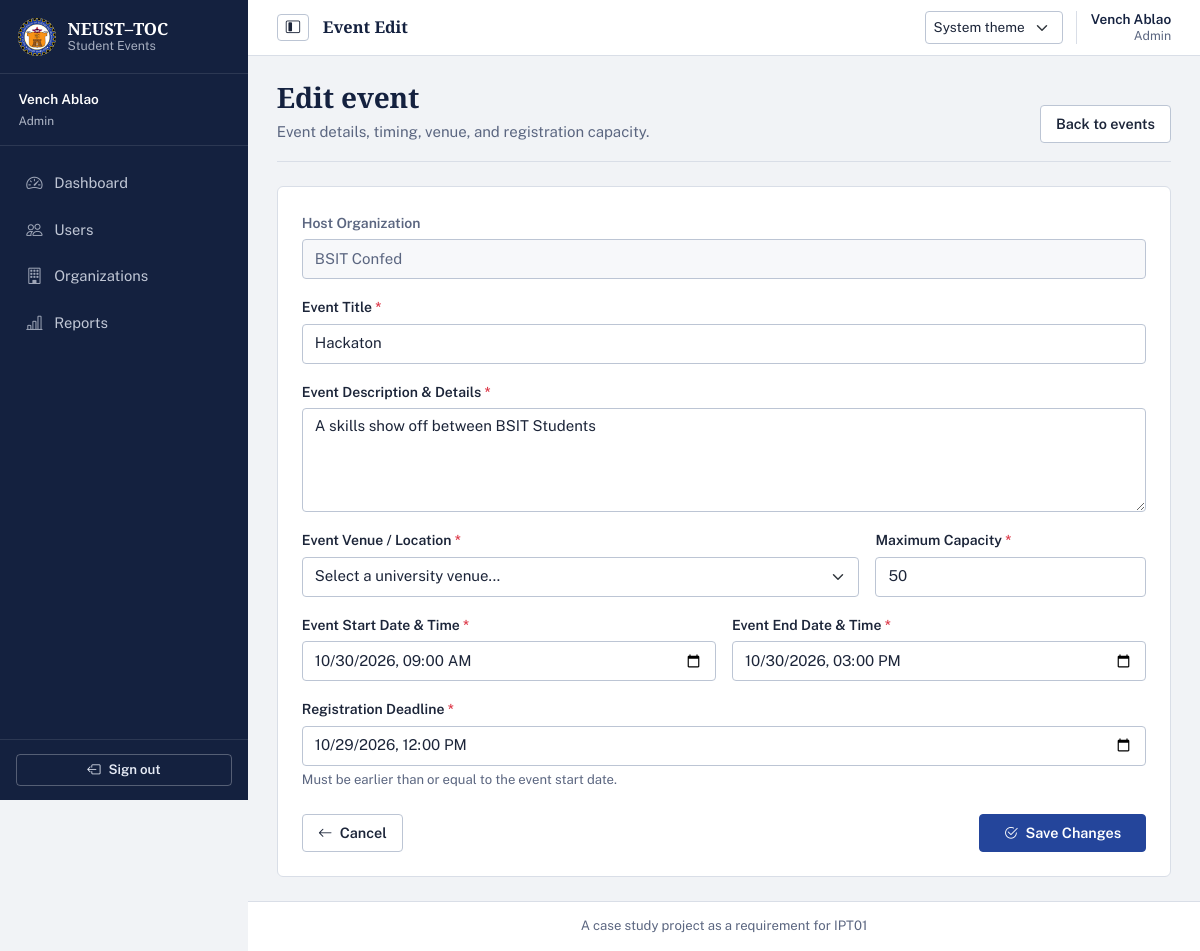
Page /officer/events/1/edit (signed in) on the committed database.
### tables this page shows
CREATE TABLE users (
    user_id INTEGER PRIMARY KEY AUTOINCREMENT,
    student_no TEXT UNIQUE,
    full_name TEXT NOT NULL,
    email TEXT NOT NULL UNIQUE,
    password_hash TEXT NOT NULL,
    role TEXT NOT NULL CHECK(role IN ('admin', 'officer', 'student')),
    is_active INTEGER NOT NULL DEFAULT 1 CHECK(is_active IN (0, 1)),
    created_at TEXT NOT NULL DEFAULT (strftime('%Y-%m-%d %H:%M:%S', 'now', 'localtime'))
);

CREATE TABLE organizations (
    organization_id INTEGER PRIMARY KEY AUTOINCREMENT,
    name TEXT NOT NULL UNIQUE,
    description TEXT,
    contact_email TEXT,
    is_active INTEGER NOT NULL DEFAULT 1 CHECK(is_active IN (0, 1)),
    created_at TEXT NOT NULL DEFAULT (strftime('%Y-%m-%d %H:%M:%S', 'now', 'localtime'))
);

CREATE TABLE events (
    event_id INTEGER PRIMARY KEY AUTOINCREMENT,
    organization_id INTEGER NOT NULL,
    created_by INTEGER NOT NULL,
    title TEXT NOT NULL,
    description TEXT NOT NULL,
    venue TEXT NOT NULL,
    start_at TEXT NOT NULL,
    end_at TEXT,
    registration_deadline TEXT NOT NULL,
    capacity INTEGER NOT NULL CHECK(capacity > 0),
    status TEXT NOT NULL DEFAULT 'draft' CHECK(status IN ('draft', 'published', 'cancelled', 'completed')),
    created_at TEXT NOT NULL DEFAULT (strftime('%Y-%m-%d %H:%M:%S', 'now', 'localtime')),
    updated_at TEXT,
    FOREIGN KEY (organization_id) REFERENCES organizations(organization_id) ON DELETE RESTRICT,
    FOREIGN KEY (created_by) REFERENCES users(user_id) ON DELETE RESTRICT
);

### officer_routes.py (the view, shortened to what this page needs)
@officer_bp.route('/events/<int:event_id>/edit', methods=['GET', 'POST'])
@officer_required
def event_edit(event_id):
    db = get_db()
    event = check_event_authorization(db, event_id, session['user_id'])
    if event['status'] not in ('draft', 'published'):
        flash('Only draft or published events can be edited.', 'warning')
        return redirect(url_for('officer.events'))
    orgs = event_service.get_officer_organizations(db, session['user_id'])
    if session.get('role') == 'admin':
        orgs, _ = auth_service.get_all_organizations(db, per_page=100)
    return render_template(
        'officer/event_form.html',
        action='edit',
        event=event,
        organizations=orgs,
        venues=event_service.EVENT_VENUES,
        title=event['title'],
        description=event['description'],
        venue=event['venue'],
        start_at=event_service.format_datetime_for_input(event['start_at']),
        end_at=event_service.format_datetime_for_input(event['end_at']),
        registration_deadline=event_service.format_datetime_for_input(event['registration_deadline']),
        capacity=event['capacity']
    )

### db.py (called while the page is built)
def get_db():
    if 'db' not in g:
        db_path = current_app.config.get('DATABASE', Config.DATABASE)
        g.db = sqlite3.connect(db_path)
        g.db.row_factory = sqlite3.Row
        g.db.execute('PRAGMA foreign_keys = ON')
    return g.db

### officer_routes.py (called while the page is built)
def officer_required(f):
    @wraps(f)
    def decorated_function(*args, **kwargs):
        if 'user_id' not in session:
            flash('Please log in to access this page.', 'warning')
            return redirect(url_for('auth.login'))
        if session.get('role') not in ('officer', 'admin'):
            abort(403)
        db = get_db()
        user = auth_service.get_user_by_id(db, session['user_id'])
        if not user or not user['is_active']:
            session.clear()
            flash('Your account has been deactivated.', 'danger')
            return redirect(url_for('auth.login'))
        return f(*args, **kwargs)
    return decorated_function

def check_event_authorization(db, event_id, user_id):
    event = event_service.get_event_by_id(db, event_id)
    if not event:
        abort(404)
    if session.get('role') == 'admin':
        return event
    if not auth_service.is_officer_of_organization(db, user_id, event['organization_id']):
        abort(403)
    return event

### services/auth_service.py (called while the page is built)
def get_user_by_id(db, user_id):
    return db.execute('SELECT * FROM users WHERE user_id = ?', (user_id,)).fetchone()

### services/event_service.py (called while the page is built)
def get_event_by_id(db, event_id):
    return db.execute(
        '''SELECT e.*, o.name as organization_name
           FROM events e
           JOIN organizations o ON e.organization_id = o.organization_id
           WHERE e.event_id = ?''',
        (event_id,)
    ).fetchone()

def get_officer_organizations(db, user_id):
    return db.execute(
        '''SELECT o.* FROM organizations o
           JOIN organization_members om ON o.organization_id = om.organization_id
           WHERE om.user_id = ? AND om.member_role IN ('officer', 'president')
           AND o.is_active = 1
           ORDER BY o.name''',
        (user_id,)
    ).fetchall()

def format_datetime_for_input(dt_str):
    if not dt_str:
        return ''
    for fmt in ('%Y-%m-%d %H:%M:%S', '%Y-%m-%dT%H:%M:%S', '%Y-%m-%dT%H:%M', '%Y-%m-%d %H:%M'):
        try:
            dt = datetime.strptime(dt_str, fmt)
            return dt.strftime('%Y-%m-%dT%H:%M')
        except ValueError:
            continue
    return dt_str

### templates/officer/event_form.html (shortened to what this page needs)
{% extends "base.html" %}
{% block content %}
<div class="form-shell">
    <header class="page-heading">
        <div>
            <h1>{{ 'Create event' if action == 'new' else 'Edit event' }}</h1>
            <p>Event details, timing, venue, and registration capacity.</p>
        </div>
        <a href="{{ url_for('officer.events') }}" class="btn btn-outline-secondary">Back to events</a>
    </header>
        <div class="card shadow-sm">
            <div class="card-body p-4">
                <form method="POST">
                    {% if action == 'new' %}
                    <div class="mb-3">
                        <label for="organization_id" class="form-label">Host Organization <span class="text-danger">*</span></label>
                        <select class="form-select" id="organization_id" name="organization_id" required>
                            <option value="">Select an organization...</option>
                            {% for org in organizations %}
                            <option value="{{ org.organization_id }}" {% if organization_id|string == org.organization_id|string %}selected{% endif %}>
                                {{ org.name }}
                            </option>
                            {% endfor %}
                        </select>
                    </div>
                    {% else %}
                    <div class="mb-3">
                        <label class="form-label text-muted">Host Organization</label>
                        <input type="text" class="form-control bg-light" value="{{ event.organization_name }}" readonly>
                    </div>
                    {% endif %}
                    <div class="mb-3">
                        <label for="title" class="form-label">Event Title <span class="text-danger">*</span></label>
                        <input type="text" class="form-control" id="title" name="title"
                               value="{{ title if title is defined else (event.title if event else '') }}" required>
                    </div>
                    <div class="mb-3">
                        <label for="description" class="form-label">Event Description &amp; Details <span class="text-danger">*</span></label>
                        <textarea class="form-control" id="description" name="description" rows="4" required>{{ description if description is defined else (event.description if event else '') }}</textarea>
                    </div>
                    <div class="row g-3 mb-3">
                        <div class="col-md-8">
                            <label for="venue" class="form-label">Event Venue / Location <span class="text-danger">*</span></label>
                            <select class="form-select" id="venue" name="venue" required>
                                <option value="">Select a university venue...</option>
                            </select>
                        </div>
                        <div class="col-md-4">
                            <label for="capacity" class="form-label">Maximum Capacity <span class="text-danger">*</span></label>
                            <input type="number" class="form-control" id="capacity" name="capacity" min="1"
                                   value="{{ capacity if capacity is defined else (event.capacity if event else '') }}" required>
                        </div>
                    </div>
                    <div class="row g-3 mb-3">
                        <div class="col-md-6">
                            <label for="start_at" class="form-label">Event Start Date &amp; Time <span class="text-danger">*</span></label>
                            <input type="datetime-local" class="form-control" id="start_at" name="start_at"
                                   value="{{ start_at if start_at is defined else '' }}" required>
                        </div>
                        <div class="col-md-6">
                            <label for="end_at" class="form-label">Event End Date &amp; Time <span class="text-danger">*</span></label>
                            <input type="datetime-local" class="form-control" id="end_at" name="end_at"
                                   value="{{ end_at if end_at is defined else '' }}" required>
                        </div>
                    </div>
                    <div class="mb-4">
                        <label for="registration_deadline" class="form-label">Registration Deadline <span class="text-danger">*</span></label>
                        <input type="datetime-local" class="form-control" id="registration_deadline" name="registration_deadline"
                               value="{{ registration_deadline if registration_deadline is defined else '' }}" required>
                        <div class="form-text">Must be earlier than or equal to the event start date.</div>
                    </div>
                    <div class="d-flex justify-content-between align-items-center">
                        <a href="{{ url_for('officer.events') }}" class="btn btn-outline-secondary">
                            <i class="bi bi-arrow-left me-1"></i> Cancel
                        </a>
                        <button type="submit" class="btn btn-primary px-4">
                            <i class="bi bi-check2-circle me-1"></i> {{ 'Save as Draft' if action == 'new' else 'Save Changes' }}
                        </button>
                    </div>
                </form>
            </div>
    </div>
</div>
{% endblock %}

### templates/base.html (shortened to what this page needs)
<!DOCTYPE html>
<html lang="en" data-bs-theme="light" data-theme-preference="system">
<head>
    <link href="https://cdn.jsdelivr.net/npm/bootstrap@5.3.2/dist/css/bootstrap.min.css" rel="stylesheet"
>
    <link rel="stylesheet" href="https://cdn.jsdelivr.net/npm/bootstrap-icons@1.11.3/font/bootstrap-icons.min.css">
    <link rel="stylesheet" href="{{ url_for('static', filename='css/style.css') }}">
</head>
<body>
    {% if current_user %}
    <aside class="sidebar" id="sidebar">
        <div class="sidebar-header">
            <a class="sidebar-brand" href="{{ url_for('index') }}" aria-label="NEUST–TOC Student Events home">
                <img src="{{ url_for('static', filename='images/logo.jpg') }}" alt="" class="sidebar-logo">
                <span class="sidebar-brand-copy">
                    <strong>NEUST–TOC</strong>
                    <small>Student Events</small>
                </span>
            </a>
        </div>
        <div class="sidebar-user">
            <div class="sidebar-user-copy">
                <div class="fw-semibold text-truncate">{{ current_user.full_name }}</div>
                <small class="text-capitalize opacity-75">{{ current_user.role }}</small>
            </div>
        </div>
        <nav class="sidebar-nav" aria-label="Main navigation">
            <ul class="nav flex-column">
                {% if session.role == 'admin' %}
                <li class="nav-item">
                    <a class="nav-link {% if request.endpoint == 'admin.dashboard' %}active{% endif %}"
                       aria-label="Dashboard"
                       href="{{ url_for('admin.dashboard') }}">
                        <i class="bi bi-speedometer2 me-2" aria-hidden="true"></i><span class="nav-label">Dashboard</span>
                    </a>
                </li>
                <li class="nav-item">
                    <a class="nav-link {% if request.endpoint and request.endpoint.startswith('admin.user') %}active{% endif %}"
                       aria-label="Users"
                       href="{{ url_for('admin.users') }}">
                        <i class="bi bi-people me-2" aria-hidden="true"></i><span class="nav-label">Users</span>
                    </a>
                </li>
                <li class="nav-item">
                    <a class="nav-link {% if request.endpoint and request.endpoint.startswith('admin.organization') %}active{% endif %}"
                       aria-label="Organizations"
                       href="{{ url_for('admin.organizations') }}">
                        <i class="bi bi-building me-2" aria-hidden="true"></i><span class="nav-label">Organizations</span>
                    </a>
                </li>
                <li class="nav-item">
                    <a class="nav-link {% if request.endpoint == 'admin.reports' %}active{% endif %}"
                       aria-label="Reports"
                       href="{{ url_for('admin.reports') }}">
                        <i class="bi bi-bar-chart-line me-2" aria-hidden="true"></i><span class="nav-label">Reports</span>
                    </a>
                </li>
                {% endif %}
            </ul>
        </nav>
        <div class="sidebar-footer">
            <form method="POST" action="{{ url_for('auth.logout') }}">
                <button type="submit" class="btn btn-outline-light btn-sm w-100" aria-label="Sign out">
                <i class="bi bi-box-arrow-left me-2" aria-hidden="true"></i><span class="nav-label">Sign out</span>
                </button>
            </form>
        </div>
    </aside>
    {% endif %}
    <main class="{{ 'main-content' if current_user else 'guest-content' }}">
        {% if current_user %}
        <header class="app-topbar">
            <div class="topbar-leading">
                <button class="btn btn-outline-secondary sidebar-toggle" type="button" id="sidebarToggle"
                        aria-label="Collapse navigation" aria-controls="sidebar" aria-expanded="true">
                    <i class="bi bi-layout-sidebar-inset" aria-hidden="true"></i>
                </button>
                <div class="topbar-breadcrumb">
                    <span class="topbar-current">
                        {{ request.endpoint.rsplit('.', 1)[-1]|replace('_', ' ')|title if request.endpoint else 'Home' }}
                    </span>
                </div>
            </div>
            <div class="topbar-actions">
                <select class="form-select form-select-sm theme-picker" id="themePicker" data-theme-picker>
                    <option value="system">System theme</option>
                </select>
                <span class="topbar-account d-none d-sm-flex">
                    <span class="topbar-account-name">{{ current_user.full_name }}</span>
                    <span class="topbar-account-role text-capitalize">{{ current_user.role }}</span>
                </span>
            </div>
        </header>
        {% endif %}
        <div class="{{ 'container-fluid py-4' if current_user else 'container' }}">
            {% block content %}{% endblock %}
        </div>
        {% if current_user %}
        <footer class="app-footer">
            <div class="container-fluid">
                <p class="mb-0 text-center text-muted small">
                    A case study project as a requirement for IPT01
                </p>
            </div>
        </footer>
        {% endif %}
    </main>
</body>
</html>

### rows in the picture
users: full_name "Vench Ablao", role "Admin"
organizations: organization_name "BSIT Confed"
events: title "Hackaton", description "A skills show off between BSIT Students"

### other values in the picture
{{ 'Create event' if action == 'new' else 'Edit event' }} "Edit event"
{{ 'Save as Draft' if action == 'new' else 'Save Changes' }} "Save Changes"
